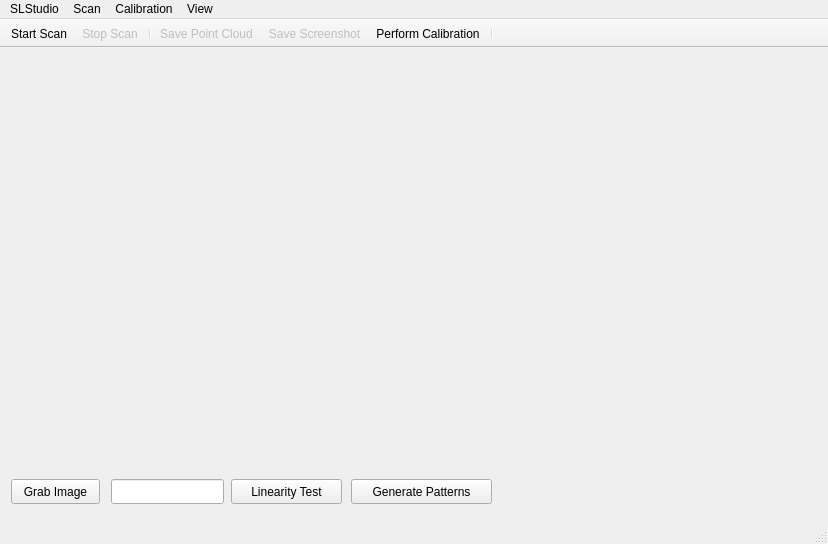
<?xml version="1.0" encoding="UTF-8"?>
<ui version="4.0">
 <class>SLStudio</class>
 <widget class="QMainWindow" name="SLStudio">
  <property name="geometry">
   <rect>
    <x>0</x>
    <y>0</y>
    <width>828</width>
    <height>544</height>
   </rect>
  </property>
  <property name="windowTitle">
   <string>SLStudio</string>
  </property>
  <property name="autoFillBackground">
   <bool>false</bool>
  </property>
  <widget class="QWidget" name="centralWidget">
   <property name="acceptDrops">
    <bool>false</bool>
   </property>
   <property name="layoutDirection">
    <enum>Qt::LeftToRight</enum>
   </property>
   <layout class="QGridLayout" name="gridLayout">
    <item row="0" column="1">
     <widget class="SLPointCloudWidget" name="pointCloudWidget" native="true">
      <property name="enabled">
       <bool>true</bool>
      </property>
      <property name="layoutDirection">
       <enum>Qt::LeftToRight</enum>
      </property>
      <property name="autoFillBackground">
       <bool>false</bool>
      </property>
      <widget class="QPushButton" name="pushButton">
       <property name="geometry">
        <rect>
         <x>0</x>
         <y>420</y>
         <width>89</width>
         <height>25</height>
        </rect>
       </property>
       <property name="text">
        <string>Grab Image</string>
       </property>
      </widget>
      <widget class="QLineEdit" name="lineEdit">
       <property name="geometry">
        <rect>
         <x>100</x>
         <y>420</y>
         <width>113</width>
         <height>25</height>
        </rect>
       </property>
      </widget>
      <widget class="QPushButton" name="pushButton_2">
       <property name="geometry">
        <rect>
         <x>220</x>
         <y>420</y>
         <width>111</width>
         <height>25</height>
        </rect>
       </property>
       <property name="text">
        <string>Linearity Test</string>
       </property>
      </widget>
      <widget class="QPushButton" name="pushButton_3">
       <property name="geometry">
        <rect>
         <x>340</x>
         <y>420</y>
         <width>141</width>
         <height>25</height>
        </rect>
       </property>
       <property name="text">
        <string>Generate Patterns</string>
       </property>
      </widget>
     </widget>
    </item>
   </layout>
  </widget>
  <widget class="QMenuBar" name="menuBar">
   <property name="geometry">
    <rect>
     <x>0</x>
     <y>0</y>
     <width>828</width>
     <height>22</height>
    </rect>
   </property>
   <widget class="QMenu" name="menuCalibration">
    <property name="title">
     <string>Calibration</string>
    </property>
    <addaction name="actionLoadCalibration"/>
    <addaction name="actionExportCalibration"/>
    <addaction name="actionCalibration"/>
   </widget>
   <widget class="QMenu" name="menuSLStudio">
    <property name="title">
     <string>SLStudio</string>
    </property>
    <addaction name="actionPreferences"/>
    <addaction name="actionQuit"/>
    <addaction name="actionAbout"/>
   </widget>
   <widget class="QMenu" name="menuScan">
    <property name="title">
     <string>Scan</string>
    </property>
    <addaction name="actionStart"/>
    <addaction name="actionStop"/>
    <addaction name="actionSavePointCloud"/>
    <addaction name="actionSaveScreenshot"/>
   </widget>
   <widget class="QMenu" name="menuView">
    <property name="title">
     <string>View</string>
    </property>
    <addaction name="actionUpdatePointClouds"/>
   </widget>
   <addaction name="menuSLStudio"/>
   <addaction name="menuScan"/>
   <addaction name="menuCalibration"/>
   <addaction name="menuView"/>
  </widget>
  <widget class="QToolBar" name="toolBar">
   <property name="enabled">
    <bool>true</bool>
   </property>
   <property name="font">
    <font>
     <italic>false</italic>
     <strikeout>false</strikeout>
    </font>
   </property>
   <property name="windowTitle">
    <string>toolBar</string>
   </property>
   <property name="movable">
    <bool>false</bool>
   </property>
   <property name="toolButtonStyle">
    <enum>Qt::ToolButtonTextUnderIcon</enum>
   </property>
   <attribute name="toolBarArea">
    <enum>TopToolBarArea</enum>
   </attribute>
   <attribute name="toolBarBreak">
    <bool>false</bool>
   </attribute>
   <addaction name="actionStart"/>
   <addaction name="actionStop"/>
   <addaction name="separator"/>
   <addaction name="actionSavePointCloud"/>
   <addaction name="actionSaveScreenshot"/>
   <addaction name="actionCalibration"/>
   <addaction name="separator"/>
  </widget>
  <widget class="QStatusBar" name="statusBar"/>
  <action name="actionQuit">
   <property name="text">
    <string>&amp;Quit</string>
   </property>
   <property name="menuRole">
    <enum>QAction::QuitRole</enum>
   </property>
  </action>
  <action name="actionStart">
   <property name="text">
    <string>Start Scan</string>
   </property>
  </action>
  <action name="actionStop">
   <property name="enabled">
    <bool>false</bool>
   </property>
   <property name="text">
    <string>Stop Scan</string>
   </property>
  </action>
  <action name="actionCalibration">
   <property name="text">
    <string>Perform Calibration</string>
   </property>
  </action>
  <action name="actionLoadCalibration">
   <property name="text">
    <string>Load Calibration</string>
   </property>
  </action>
  <action name="actionExportCalibration">
   <property name="text">
    <string>Export Calibration</string>
   </property>
  </action>
  <action name="actionPreferences">
   <property name="text">
    <string>&amp;Preferences</string>
   </property>
  </action>
  <action name="actionSavePointCloud">
   <property name="enabled">
    <bool>false</bool>
   </property>
   <property name="text">
    <string>Save Point Cloud</string>
   </property>
  </action>
  <action name="actionSaveScreenshot">
   <property name="enabled">
    <bool>false</bool>
   </property>
   <property name="text">
    <string>Save Screenshot</string>
   </property>
  </action>
  <action name="actionTracking">
   <property name="enabled">
    <bool>false</bool>
   </property>
   <property name="text">
    <string>Start Tracking</string>
   </property>
  </action>
  <action name="actionAbout">
   <property name="text">
    <string>About</string>
   </property>
   <property name="menuRole">
    <enum>QAction::AboutRole</enum>
   </property>
  </action>
  <action name="actionTracker">
   <property name="checkable">
    <bool>true</bool>
   </property>
   <property name="checked">
    <bool>true</bool>
   </property>
   <property name="text">
    <string>Tracker</string>
   </property>
  </action>
  <action name="actionUpdatePointClouds">
   <property name="checkable">
    <bool>true</bool>
   </property>
   <property name="checked">
    <bool>true</bool>
   </property>
   <property name="text">
    <string>Update Point Clouds</string>
   </property>
  </action>
 </widget>
 <layoutdefault spacing="6" margin="11"/>
 <customwidgets>
  <customwidget>
   <class>SLPointCloudWidget</class>
   <extends>QWidget</extends>
   <header>SLPointCloudWidget.h</header>
   <container>1</container>
   <slots>
    <slot>saveScreenShot()</slot>
    <slot>savePointCloud()</slot>
   </slots>
  </customwidget>
 </customwidgets>
 <resources/>
 <connections>
  <connection>
   <sender>actionStart</sender>
   <signal>triggered()</signal>
   <receiver>SLStudio</receiver>
   <slot>onActionStart()</slot>
   <hints>
    <hint type="sourcelabel">
     <x>-1</x>
     <y>-1</y>
    </hint>
    <hint type="destinationlabel">
     <x>450</x>
     <y>387</y>
    </hint>
   </hints>
  </connection>
  <connection>
   <sender>actionStop</sender>
   <signal>triggered()</signal>
   <receiver>SLStudio</receiver>
   <slot>onActionStop()</slot>
   <hints>
    <hint type="sourcelabel">
     <x>-1</x>
     <y>-1</y>
    </hint>
    <hint type="destinationlabel">
     <x>457</x>
     <y>374</y>
    </hint>
   </hints>
  </connection>
  <connection>
   <sender>actionQuit</sender>
   <signal>triggered()</signal>
   <receiver>SLStudio</receiver>
   <slot>close()</slot>
   <hints>
    <hint type="sourcelabel">
     <x>-1</x>
     <y>-1</y>
    </hint>
    <hint type="destinationlabel">
     <x>450</x>
     <y>387</y>
    </hint>
   </hints>
  </connection>
  <connection>
   <sender>actionCalibration</sender>
   <signal>triggered()</signal>
   <receiver>SLStudio</receiver>
   <slot>onActionCalibration()</slot>
   <hints>
    <hint type="sourcelabel">
     <x>-1</x>
     <y>-1</y>
    </hint>
    <hint type="destinationlabel">
     <x>450</x>
     <y>387</y>
    </hint>
   </hints>
  </connection>
  <connection>
   <sender>actionPreferences</sender>
   <signal>triggered()</signal>
   <receiver>SLStudio</receiver>
   <slot>onActionPreferences()</slot>
   <hints>
    <hint type="sourcelabel">
     <x>-1</x>
     <y>-1</y>
    </hint>
    <hint type="destinationlabel">
     <x>450</x>
     <y>387</y>
    </hint>
   </hints>
  </connection>
  <connection>
   <sender>actionExportCalibration</sender>
   <signal>triggered()</signal>
   <receiver>SLStudio</receiver>
   <slot>onActionExportCalibration()</slot>
   <hints>
    <hint type="sourcelabel">
     <x>-1</x>
     <y>-1</y>
    </hint>
    <hint type="destinationlabel">
     <x>450</x>
     <y>387</y>
    </hint>
   </hints>
  </connection>
  <connection>
   <sender>actionSaveScreenshot</sender>
   <signal>triggered()</signal>
   <receiver>pointCloudWidget</receiver>
   <slot>saveScreenShot()</slot>
   <hints>
    <hint type="sourcelabel">
     <x>-1</x>
     <y>-1</y>
    </hint>
    <hint type="destinationlabel">
     <x>450</x>
     <y>349</y>
    </hint>
   </hints>
  </connection>
  <connection>
   <sender>actionSavePointCloud</sender>
   <signal>triggered()</signal>
   <receiver>pointCloudWidget</receiver>
   <slot>savePointCloud()</slot>
   <hints>
    <hint type="sourcelabel">
     <x>-1</x>
     <y>-1</y>
    </hint>
    <hint type="destinationlabel">
     <x>450</x>
     <y>349</y>
    </hint>
   </hints>
  </connection>
  <connection>
   <sender>actionLoadCalibration</sender>
   <signal>triggered()</signal>
   <receiver>SLStudio</receiver>
   <slot>onActionLoadCalibration()</slot>
   <hints>
    <hint type="sourcelabel">
     <x>-1</x>
     <y>-1</y>
    </hint>
    <hint type="destinationlabel">
     <x>401</x>
     <y>268</y>
    </hint>
   </hints>
  </connection>
  <connection>
   <sender>actionAbout</sender>
   <signal>triggered()</signal>
   <receiver>SLStudio</receiver>
   <slot>onActionAbout()</slot>
   <hints>
    <hint type="sourcelabel">
     <x>-1</x>
     <y>-1</y>
    </hint>
    <hint type="destinationlabel">
     <x>411</x>
     <y>268</y>
    </hint>
   </hints>
  </connection>
 </connections>
 <slots>
  <slot>onActionStart()</slot>
  <slot>onActionStop()</slot>
  <slot>onActionCalibration()</slot>
  <slot>onActionPreferences()</slot>
  <slot>onActionExportCalibration()</slot>
  <slot>onActionTracker()</slot>
  <slot>onActionLoadCalibration()</slot>
  <slot>onActionHistogram()</slot>
  <slot>onActionShading()</slot>
  <slot>onActionAbout()</slot>
  <slot>onActionDecoderUp()</slot>
  <slot>onActionDecoderVp()</slot>
 </slots>
</ui>
